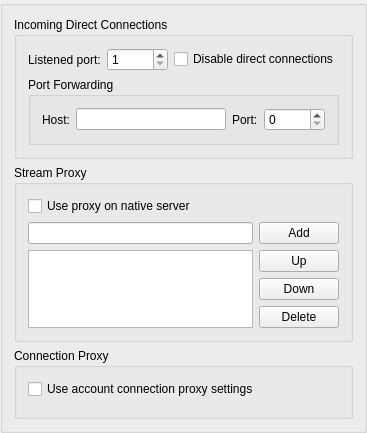
<?xml version="1.0" encoding="UTF-8"?>
<ui version="4.0">
 <class>SocksOptionsClass</class>
 <widget class="QWidget" name="SocksOptionsClass">
  <property name="geometry">
   <rect>
    <x>0</x>
    <y>0</y>
    <width>328</width>
    <height>404</height>
   </rect>
  </property>
  <layout class="QVBoxLayout" name="verticalLayout_4">
   <property name="margin">
    <number>0</number>
   </property>
   <item>
    <widget class="QGroupBox" name="grbSocksStreams">
     <layout class="QVBoxLayout" name="verticalLayout_3">
      <item>
       <widget class="QGroupBox" name="grbDirectConnection">
        <property name="title">
         <string>Incoming Direct Connections</string>
        </property>
        <layout class="QVBoxLayout" name="verticalLayout_6">
         <item>
          <layout class="QHBoxLayout" name="horizontalLayout">
           <item>
            <widget class="QLabel" name="pblPort">
             <property name="text">
              <string>Listened port:</string>
             </property>
             <property name="buddy">
              <cstring>spbPort</cstring>
             </property>
            </widget>
           </item>
           <item>
            <widget class="QSpinBox" name="spbPort">
             <property name="minimum">
              <number>1</number>
             </property>
             <property name="maximum">
              <number>65535</number>
             </property>
            </widget>
           </item>
           <item>
            <widget class="QCheckBox" name="chbDisableDirectConnect">
             <property name="sizePolicy">
              <sizepolicy hsizetype="MinimumExpanding" vsizetype="Fixed">
               <horstretch>0</horstretch>
               <verstretch>0</verstretch>
              </sizepolicy>
             </property>
             <property name="text">
              <string>Disable direct connections</string>
             </property>
            </widget>
           </item>
          </layout>
         </item>
         <item>
          <widget class="QGroupBox" name="grbPortForward">
           <property name="title">
            <string>Port Forwarding</string>
           </property>
           <layout class="QHBoxLayout" name="horizontalLayout_3">
            <item>
             <widget class="QLabel" name="lblForwardHost">
              <property name="text">
               <string>Host:</string>
              </property>
              <property name="buddy">
               <cstring>lneForwardHost</cstring>
              </property>
             </widget>
            </item>
            <item>
             <widget class="QLineEdit" name="lneForwardHost"/>
            </item>
            <item>
             <widget class="QLabel" name="pblForwardPort">
              <property name="text">
               <string>Port:</string>
              </property>
              <property name="buddy">
               <cstring>spbForwardPort</cstring>
              </property>
             </widget>
            </item>
            <item>
             <widget class="QSpinBox" name="spbForwardPort">
              <property name="maximum">
               <number>65536</number>
              </property>
             </widget>
            </item>
           </layout>
          </widget>
         </item>
        </layout>
       </widget>
      </item>
      <item>
       <widget class="QGroupBox" name="grbStreamProxy">
        <property name="title">
         <string>Stream Proxy</string>
        </property>
        <layout class="QVBoxLayout" name="verticalLayout_5">
         <item>
          <widget class="QCheckBox" name="chbUseNativeServerProxy">
           <property name="text">
            <string>Use proxy on native server</string>
           </property>
          </widget>
         </item>
         <item>
          <layout class="QHBoxLayout" name="horizontalLayout_2">
           <item>
            <layout class="QVBoxLayout" name="verticalLayout_2">
             <item>
              <widget class="QLineEdit" name="lneStreamProxy"/>
             </item>
             <item>
              <widget class="QListWidget" name="ltwStreamProxy">
               <property name="sizePolicy">
                <sizepolicy hsizetype="Expanding" vsizetype="Maximum">
                 <horstretch>0</horstretch>
                 <verstretch>0</verstretch>
                </sizepolicy>
               </property>
              </widget>
             </item>
            </layout>
           </item>
           <item>
            <layout class="QVBoxLayout" name="verticalLayout">
             <item>
              <widget class="QPushButton" name="pbtAddStreamProxy">
               <property name="text">
                <string>Add</string>
               </property>
              </widget>
             </item>
             <item>
              <widget class="QPushButton" name="pbtStreamProxyUp">
               <property name="text">
                <string>Up</string>
               </property>
              </widget>
             </item>
             <item>
              <widget class="QPushButton" name="pbtStreamProxyDown">
               <property name="text">
                <string>Down</string>
               </property>
              </widget>
             </item>
             <item>
              <widget class="QPushButton" name="pbtDeleteStreamProxy">
               <property name="text">
                <string>Delete</string>
               </property>
              </widget>
             </item>
            </layout>
           </item>
          </layout>
         </item>
        </layout>
       </widget>
      </item>
      <item>
       <widget class="QGroupBox" name="grbConnectionProxy">
        <property name="title">
         <string>Connection Proxy</string>
        </property>
        <layout class="QVBoxLayout" name="verticalLayout_7">
         <item>
          <widget class="QCheckBox" name="chbUseAccountProxy">
           <property name="text">
            <string>Use account connection proxy settings</string>
           </property>
          </widget>
         </item>
         <item>
          <widget class="QWidget" name="wdtProxySettings" native="true"/>
         </item>
        </layout>
       </widget>
      </item>
     </layout>
    </widget>
   </item>
  </layout>
 </widget>
 <layoutdefault spacing="6" margin="11"/>
 <tabstops>
  <tabstop>spbPort</tabstop>
  <tabstop>chbDisableDirectConnect</tabstop>
  <tabstop>lneForwardHost</tabstop>
  <tabstop>spbForwardPort</tabstop>
  <tabstop>chbUseNativeServerProxy</tabstop>
  <tabstop>lneStreamProxy</tabstop>
  <tabstop>ltwStreamProxy</tabstop>
  <tabstop>pbtAddStreamProxy</tabstop>
  <tabstop>pbtStreamProxyUp</tabstop>
  <tabstop>pbtStreamProxyDown</tabstop>
  <tabstop>pbtDeleteStreamProxy</tabstop>
  <tabstop>chbUseAccountProxy</tabstop>
 </tabstops>
 <resources/>
 <connections>
  <connection>
   <sender>chbDisableDirectConnect</sender>
   <signal>toggled(bool)</signal>
   <receiver>spbPort</receiver>
   <slot>setDisabled(bool)</slot>
   <hints>
    <hint type="sourcelabel">
     <x>304</x>
     <y>55</y>
    </hint>
    <hint type="destinationlabel">
     <x>150</x>
     <y>56</y>
    </hint>
   </hints>
  </connection>
  <connection>
   <sender>chbDisableDirectConnect</sender>
   <signal>toggled(bool)</signal>
   <receiver>grbPortForward</receiver>
   <slot>setDisabled(bool)</slot>
   <hints>
    <hint type="sourcelabel">
     <x>304</x>
     <y>55</y>
    </hint>
    <hint type="destinationlabel">
     <x>254</x>
     <y>88</y>
    </hint>
   </hints>
  </connection>
  <connection>
   <sender>chbUseAccountProxy</sender>
   <signal>toggled(bool)</signal>
   <receiver>wdtProxySettings</receiver>
   <slot>setDisabled(bool)</slot>
   <hints>
    <hint type="sourcelabel">
     <x>279</x>
     <y>354</y>
    </hint>
    <hint type="destinationlabel">
     <x>277</x>
     <y>378</y>
    </hint>
   </hints>
  </connection>
 </connections>
</ui>
